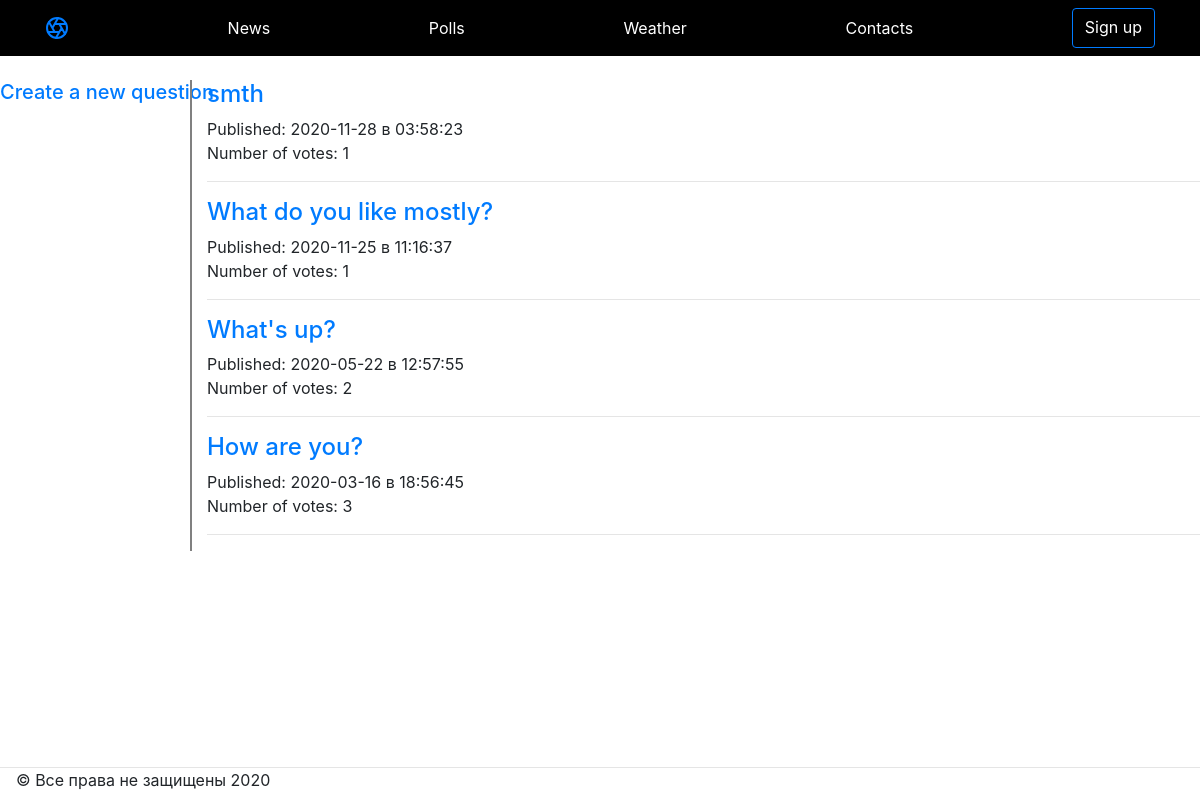
/polls/, run on an earlier commit of the app's database.
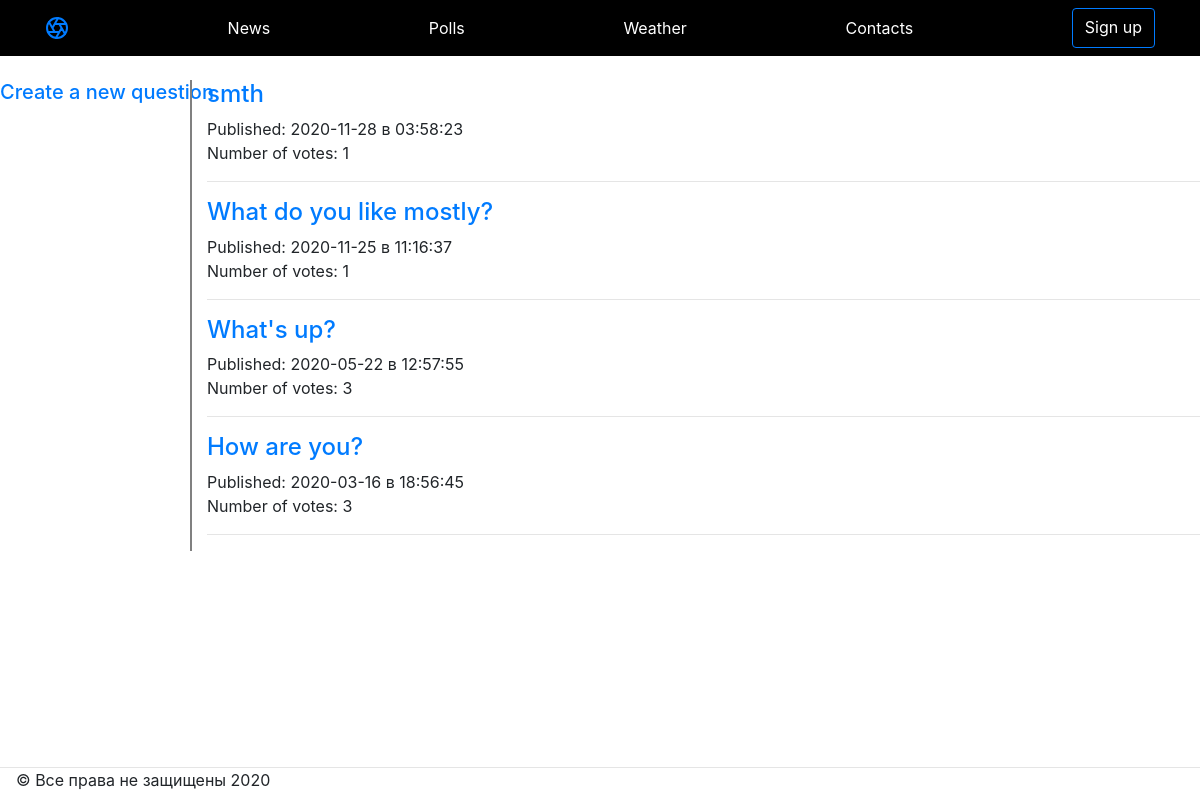
And on a later commit of the database.
### polls/models.py (models this page shows, shortened)
class Question(models.Model):
    question_text = models.CharField(max_length=200)
    pub_date = models.DateTimeField('date published')
    all_votes = models.IntegerField(default=0)
    def was_published_recently(self):
        now = timezone.now()
        return now - datetime.timedelta(days=1) <= self.pub_date <= now
    was_published_recently.admin_order_field = 'pub_date'
    was_published_recently.boolean = True
    was_published_recently.short_description = 'Published recently?'

### polls/views.py (the view)
# urls.py: path('', views.IndexView.as_view(), name='index'),
class IndexView(generic.ListView):
    template_name = 'polls/index.html'
    context_object_name = 'question_list'
    def get_queryset(self):
        return Question.objects.all().order_by('-pub_date')

### polls/templates/polls/index.html
{% extends "main_wrapper.html" %}
{% block content %}
{% load static %}
<link rel="stylesheet" href="{% static 'css/bootstrap.min.css' %}" type="text/css">
<div class="row">
  <div class="col-2">
    <div style="position:fixed;"><a href="/polls/create/" style="color:808080"><h5>Create a new question</h5></a></div>
  </div>
  <div class="col-10" style="border-left:2px solid #808080;">
  {% if question_list %}
    {% for question in question_list %}
      <a href="/polls/{{ question.id }}/"><h4>{{ question.question_text }}</h4></a>
    <h7>Published: {{ question.pub_date|date:"Y-m-d в H:i:s" }}</h7><br>
    <h7>Number of votes: {{ question.all_votes }}</h7>
    <hr>
    {% endfor %}
  {% else %}
    <p>No polls are available.</p>
  {% endif %}
  </div>
</div>
{% endblock %}

What changed in the data, as far as the page shows it:
changed Question "What's up?": all_votes "2" → "3"
